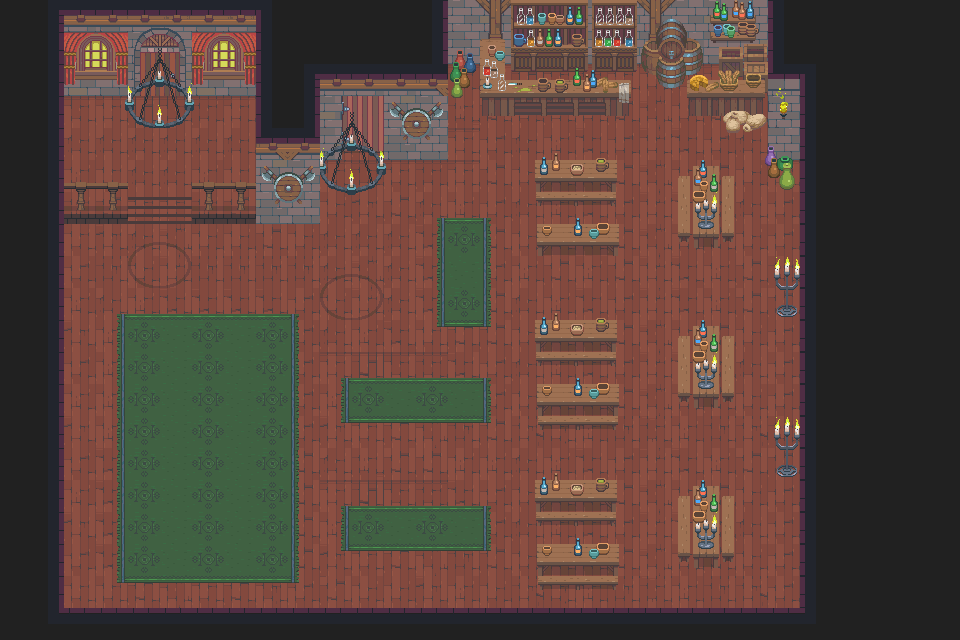

A 2D game scene composited from a Tiled map and its tileset images. What follows is a short description and the map's XML, with every tile layer's data as written:
An orthogonal 30x20 tile map with 32x32 px tiles, 1 tile layer (Capa de patrones 1), 2 tilesets and 39 objects (bodega, marlo_spawn, father_spawn, mother_spawn).

<map version="1.10" tiledversion="1.12.1" orientation="orthogonal" renderorder="right-down" width="30" height="20" tilewidth="32" tileheight="32" infinite="0" nextlayerid="3" nextobjectid="43">
 <tileset firstgid="1" name="hall" tilewidth="32" tileheight="32" tilecount="546" columns="26">
  <image source="hall.gif" width="832" height="672" />
 </tileset>
 <tileset firstgid="547" name="interior1" tilewidth="32" tileheight="32" tilecount="276" columns="23">
  <image source="interior1.png" width="736" height="384" />
 </tileset>
 <layer id="1" name="Capa de patrones 1" width="30" height="20">
  <data encoding="csv">
261,28,29,30,31,32,33,34,35,36,37,38,39,288,289,42,43,44,45,46,47,48,49,50,51,286,26,26,26,26,
287,54,587,588,57,58,587,588,61,62,63,64,65,66,67,68,69,70,71,72,73,74,75,76,77,78,78,52,52,52,
313,80,604,605,83,84,604,605,61,262,266,312,312,90,93,94,95,96,97,98,99,100,101,102,103,104,26,78,78,78,
339,106,107,108,109,110,111,112,61,66,331,332,59,60,119,120,121,122,123,124,125,126,127,128,129,130,26,26,26,26,
365,132,189,190,189,190,189,190,87,92,357,358,85,86,387,146,147,148,149,150,151,152,153,154,155,156,26,52,52,52,
391,158,425,426,190,190,425,426,59,60,383,384,385,386,387,172,173,174,175,176,177,178,179,180,181,182,26,78,78,78,
417,184,451,452,138,138,451,452,85,86,409,410,413,472,473,478,199,200,201,202,203,204,205,206,207,208,26,26,26,26,
443,210,211,212,161,162,215,216,413,414,189,190,190,498,503,504,225,226,227,228,229,230,231,232,207,208,26,52,52,52,
469,470,471,423,187,188,423,423,423,423,161,162,190,498,193,196,412,413,412,413,151,152,412,413,223,208,26,78,78,78,
495,496,497,472,473,477,477,477,477,478,187,188,190,498,503,504,147,148,149,150,151,152,412,413,249,208,26,78,26,26,
521,522,523,191,192,193,194,195,194,196,531,532,533,524,525,222,173,174,175,176,177,178,179,414,207,208,26,26,52,52,
469,470,471,191,192,193,194,195,194,196,165,166,167,168,477,478,199,200,201,202,203,204,205,206,207,208,26,52,78,78,
495,496,497,191,192,193,194,195,194,196,191,192,193,194,195,196,225,226,227,228,229,230,231,232,207,208,26,78,26,78,
521,522,523,191,192,193,194,195,194,196,217,218,219,220,221,222,251,252,253,254,255,256,257,258,223,208,26,26,52,26,
469,470,471,498,499,500,501,502,503,504,479,480,481,508,540,540,147,148,149,150,151,152,412,413,249,208,26,52,78,52,
495,496,497,498,499,500,501,502,503,504,165,166,167,168,477,478,173,174,175,176,177,178,179,414,207,208,26,78,26,78,
521,522,523,498,499,500,501,502,503,504,191,192,193,194,195,196,199,200,201,202,203,204,205,206,207,208,26,26,52,26,
469,470,471,498,499,500,501,502,503,504,217,218,219,220,221,222,225,226,227,228,229,230,231,232,207,208,26,26,26,26,
495,210,211,524,525,526,527,528,529,530,214,215,216,212,540,541,251,252,253,254,255,256,257,258,207,208,52,52,52,52,
521,236,237,238,239,240,241,242,238,239,240,241,242,238,239,240,241,238,239,240,241,238,238,239,240,260,78,78,78,78
</data>
 </layer>
 <objectgroup id="2" name="colliders">
  <object id="2" name="bodega" x="342.5" y="158.5" width="40.5" height="19" />
  <object id="3" x="303" y="65.5" width="144.5" height="92.5" />
  <object id="4" x="255" y="128.5" width="63" height="94.5" />
  <object id="5" x="191" y="182.5" width="69" height="42" />
  <object id="6" x="255" y="8" width="17.5" height="137.5" />
  <object id="7" x="48" y="3.5" width="210" height="91" />
  <object id="8" x="48" y="86" width="14.6667" height="383.333" />
  <object id="9" x="47.3333" y="462.667" width="16" height="162" />
  <object id="10" x="44" y="607.333" width="604" height="15.3333" />
  <object id="11" x="643.333" y="606.667" width="175.333" height="16.6667" />
  <object id="12" x="799.333" y="243.333" width="14.6667" height="376.667" />
  <object id="13" x="798.667" y="64" width="15.3333" height="182" />
  <object id="14" x="760.667" y="146" width="41.3333" height="43.3333" />
  <object id="15" x="762" y="70" width="52.6667" height="96" />
  <object id="16" x="686" y="-6.66667" width="91.3333" height="131.333" />
  <object id="17" x="620.667" y="-0.666667" width="72.6667" height="85.3333" />
  <object id="18" x="481.333" y="0.666667" width="153.333" height="116" />
  <object id="19" x="431.333" y="4" width="51.3333" height="92" />
  <object id="20" x="692" y="163.333" width="26" height="82.3333" />
  <object id="21" x="676.667" y="176" width="16" height="64.3333" />
  <object id="22" x="717.333" y="175.333" width="18.6667" height="66" />
  <object id="23" x="774.667" y="250.667" width="26" height="68.6667" />
  <object id="24" x="774.333" y="416" width="29.6667" height="64" />
  <object id="25" x="691.333" y="319.333" width="30.6667" height="81" />
  <object id="26" x="723.333" y="338" width="11.3333" height="57.6667" />
  <object id="27" x="676.667" y="333.333" width="19.3333" height="62.6667" />
  <object id="28" x="690.667" y="484" width="28.6667" height="82.6667" />
  <object id="29" x="677.333" y="492" width="16.6667" height="66.3333" />
  <object id="30" x="721.333" y="493.333" width="10" height="65.3333" />
  <object id="31" x="538" y="540" width="81.3333" height="44.6667" />
  <object id="32" x="534.667" y="477" width="81.3333" height="41" />
  <object id="34" x="538.667" y="379.333" width="80.6667" height="41.6667" />
  <object id="35" x="535.333" y="314.667" width="80" height="44" />
  <object id="36" x="534.667" y="221.333" width="83.3333" height="28.6667" />
  <object id="37" x="534" y="158.333" width="82.6667" height="43" />
  <object id="38" x="56.6667" y="181.333" width="70" height="45.3333" />
  <object id="39" name="marlo_spawn" x="720" y="446" width="32" height="32">
   <ellipse />
  </object>
  <object id="41" name="father_spawn" x="693" y="416" width="32" height="32">
   <ellipse />
  </object>
  <object id="42" name="mother_spawn" x="668" y="446" width="32" height="32">
   <ellipse />
  </object>
 </objectgroup>
</map>
